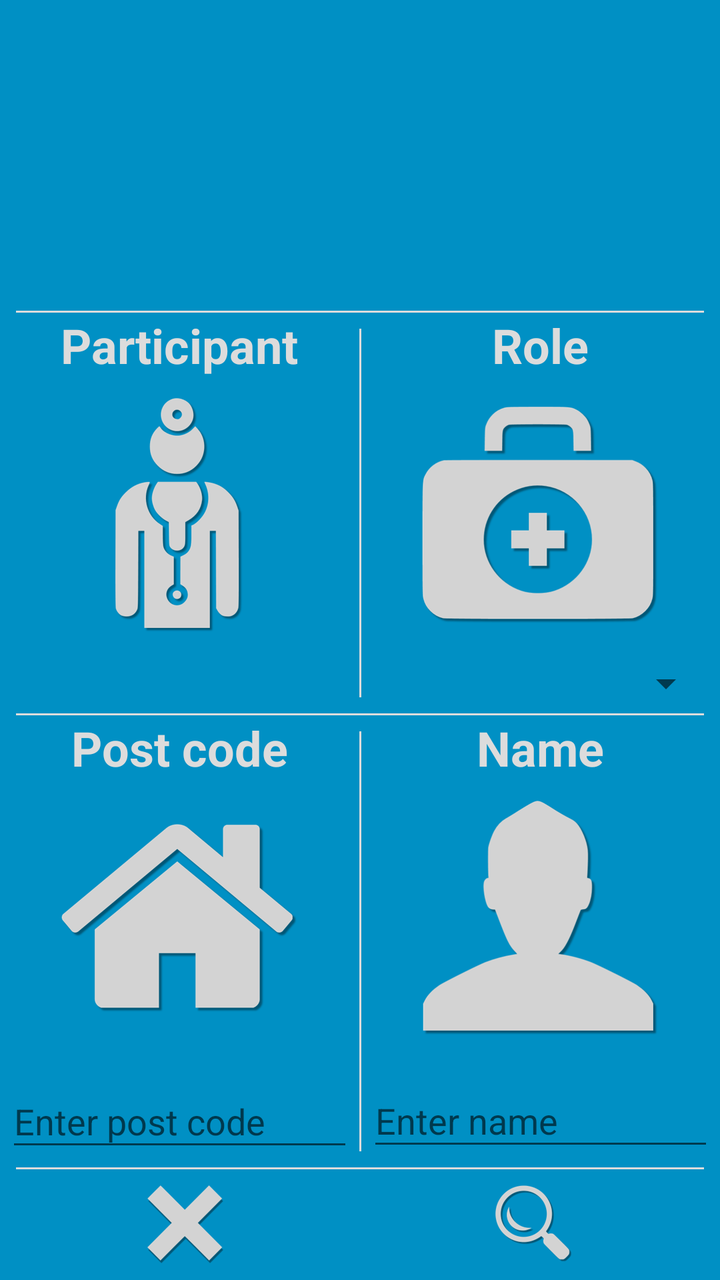
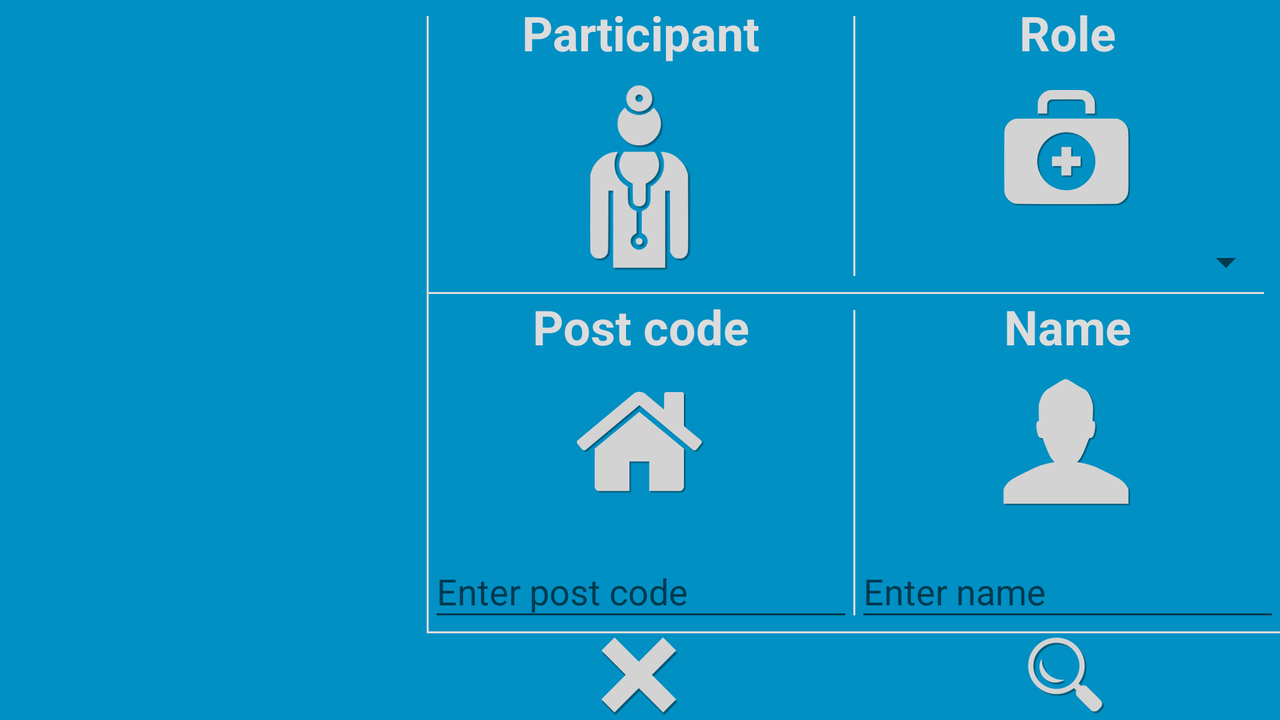

Compare how this app lays out the same screen by default and in its alternative resource folder. The renders come first, then the two layout files and the values they reference.
<!-- AndroidManifest.xml: application theme AppTheme -->
<!-- res/layout/fragment_search_participant.xml -->
<RelativeLayout xmlns:android="http://schemas.android.com/apk/res/android"
    xmlns:app="http://schemas.android.com/apk/res-auto"
    xmlns:tools="http://schemas.android.com/tools"
    android:id="@+id/search_participant"
    android:layout_width="match_parent"
    android:layout_height="match_parent"
    android:background="@color/colorBackground"
    tools:context="eu.credential.app.patient.ui.searchParticipant.SearchParticipant">

    <LinearLayout
        android:layout_width="match_parent"
        android:layout_height="match_parent"
        android:orientation="vertical">

        <ImageView
            android:layout_width="match_parent"
            android:layout_height="wrap_content"
            android:layout_margin="3dp"
            android:layout_weight="1"
            android:contentDescription="@string/search_logo"
            android:cropToPadding="true"
            android:scaleType="fitCenter"
            app:srcCompat="@drawable/search_icon" />

        <LinearLayout
            android:layout_width="match_parent"
            android:layout_height="wrap_content"
            android:orientation="vertical">

            <View
                android:layout_width="match_parent"
                android:layout_height="1dp"
                android:layout_marginLeft="8dp"
                android:layout_marginRight="8dp"
                android:background="@color/colorPrimary" />

            <LinearLayout
                android:id="@+id/first_block"
                android:layout_width="match_parent"
                android:layout_height="wrap_content"
                android:orientation="horizontal">

                <LinearLayout
                    android:layout_width="match_parent"
                    android:layout_height="wrap_content"
                    android:layout_weight="1"
                    android:orientation="vertical"
                    tools:ignore="NestedWeights">

                    <TextView
                        android:id="@+id/participant_title"
                        android:layout_width="wrap_content"
                        android:layout_height="wrap_content"
                        android:layout_gravity="center"
                        android:text="@string/participant"
                        android:textColor="@color/colorPrimary"
                        android:textSize="24sp"
                        android:textStyle="bold" />

                    <ImageView
                        android:id="@+id/imageView_person_role"
                        android:layout_width="wrap_content"
                        android:layout_height="0dp"
                        android:layout_gravity="center"
                        android:layout_margin="10dp"
                        android:layout_weight="0.5"
                        android:adjustViewBounds="true"
                        android:contentDescription="@string/doctor_logo"
                        android:scaleType="fitCenter"
                        app:srcCompat="@mipmap/doctor"
                        tools:ignore="ObsoleteLayoutParam" />

                </LinearLayout>

                <View
                    android:layout_width="1dp"
                    android:layout_height="match_parent"
                    android:layout_marginBottom="8dp"
                    android:layout_marginTop="8dp"
                    android:background="@color/colorPrimary" />

                <LinearLayout
                    android:layout_width="match_parent"
                    android:layout_height="wrap_content"
                    android:layout_weight="1"
                    android:orientation="vertical">

                    <TextView
                        android:id="@+id/role_title"
                        android:layout_width="wrap_content"
                        android:layout_height="wrap_content"
                        android:layout_gravity="center"
                        android:text="@string/role"
                        android:textColor="@color/colorPrimary"
                        android:textSize="24sp"
                        android:textStyle="bold" />

                    <ImageView
                        android:id="@+id/imageView_person_profession"
                        android:layout_width="wrap_content"
                        android:layout_height="0dp"
                        android:layout_gravity="center"
                        android:layout_margin="10dp"
                        android:layout_weight="0.5"
                        android:adjustViewBounds="true"
                        android:contentDescription="@string/doctor_role_logo"
                        android:scaleType="fitCenter"
                        app:srcCompat="@mipmap/doctor_suitecase" />

                    <Spinner
                        android:id="@+id/spinner_profession"
                        android:layout_width="match_parent"
                        android:layout_height="wrap_content"
                        android:layout_gravity="center"
                        android:layout_margin="3dp"
                        android:contentDescription="@string/role_spinner"
                        android:spinnerMode="dialog" />
                </LinearLayout>
            </LinearLayout>

            <View
                android:id="@+id/first_line"
                android:layout_width="match_parent"
                android:layout_height="1dp"
                android:layout_marginLeft="8dp"
                android:layout_marginRight="8dp"
                android:background="@color/colorPrimary" />

            <LinearLayout
                android:id="@+id/second_block"
                android:layout_width="match_parent"
                android:layout_height="wrap_content"
                android:orientation="horizontal">

                <LinearLayout
                    android:layout_width="match_parent"
                    android:layout_height="wrap_content"
                    android:layout_weight="1"
                    android:orientation="vertical"
                    tools:ignore="NestedWeights">

                    <TextView
                        android:id="@+id/post_title"
                        android:layout_width="wrap_content"
                        android:layout_height="wrap_content"
                        android:layout_gravity="center"
                        android:text="@string/post_code"
                        android:textColor="@color/colorPrimary"
                        android:textSize="24sp"
                        android:textStyle="bold" />

                    <ImageView
                        android:id="@+id/imageView_person_city"
                        android:layout_width="wrap_content"
                        android:layout_height="0dp"
                        android:layout_gravity="center"
                        android:layout_margin="10dp"
                        android:layout_weight="0.5"
                        android:adjustViewBounds="true"
                        android:contentDescription="@string/city_logo"
                        android:scaleType="fitCenter"
                        app:srcCompat="@mipmap/house" />

                    <android.support.design.widget.TextInputLayout
                        android:layout_width="match_parent"
                        android:layout_height="wrap_content">

                        <AutoCompleteTextView
                            android:id="@+id/participant_city"
                            android:layout_width="match_parent"
                            android:layout_height="wrap_content"
                            android:contentDescription="@string/city_input"
                            android:layout_gravity="center"
                            android:layout_margin="3dp"
                            android:hint="@string/enter_post_code"
                            android:imeOptions="actionDone"
                            android:singleLine="true" />
                    </android.support.design.widget.TextInputLayout>

                </LinearLayout>

                <View
                    android:layout_width="1dp"
                    android:layout_height="match_parent"
                    android:layout_marginBottom="8dp"
                    android:layout_marginTop="8dp"
                    android:background="@color/colorPrimary" />

                <LinearLayout
                    android:layout_width="match_parent"
                    android:layout_height="wrap_content"
                    android:layout_weight="1"
                    android:orientation="vertical">

                    <TextView
                        android:id="@+id/name_title"
                        android:layout_width="wrap_content"
                        android:layout_height="wrap_content"
                        android:layout_gravity="center"
                        android:text="@string/name"
                        android:textColor="@color/colorPrimary"
                        android:textSize="24sp"
                        android:textStyle="bold" />

                    <ImageView
                        android:id="@+id/imageView_person_name"
                        android:layout_width="wrap_content"
                        android:layout_height="0dp"
                        android:layout_gravity="center"
                        android:layout_margin="10dp"
                        android:layout_weight="0.5"
                        android:adjustViewBounds="true"
                        android:contentDescription="@string/user_logo"
                        android:scaleType="fitCenter"
                        app:srcCompat="@mipmap/user" />

                    <android.support.design.widget.TextInputLayout
                        android:layout_width="match_parent"
                        android:layout_height="wrap_content">

                        <AutoCompleteTextView
                            android:id="@+id/participant_name"
                            android:layout_width="match_parent"
                            android:layout_height="wrap_content"
                            android:contentDescription="@string/doctor_name_input"
                            android:layout_gravity="center"
                            android:layout_margin="3dp"
                            android:hint="@string/enter_name"
                            android:imeOptions="actionDone"
                            android:singleLine="true" />
                    </android.support.design.widget.TextInputLayout>

                </LinearLayout>
            </LinearLayout>

            <View
                android:id="@+id/second_line"
                android:layout_width="match_parent"
                android:layout_height="1dp"
                android:layout_marginLeft="8dp"
                android:layout_marginRight="8dp"
                android:background="@color/colorPrimary" />

            <LinearLayout
                android:layout_width="match_parent"
                android:layout_height="wrap_content"
                android:layout_margin="6dp"
                android:orientation="horizontal">

                <LinearLayout
                    android:layout_width="wrap_content"
                    android:layout_height="wrap_content"
                    android:layout_weight="1"
                    android:orientation="vertical">

                    <ImageButton
                        android:id="@+id/button_clear_participant_search"
                        android:layout_width="wrap_content"
                        android:layout_height="wrap_content"
                        android:layout_gravity="center"
                        android:layout_margin="2dp"
                        android:background="@drawable/x_button"
                        android:contentDescription="@string/delete_search_button" />
                </LinearLayout>

                <LinearLayout
                    android:layout_width="wrap_content"
                    android:layout_height="wrap_content"
                    android:layout_weight="1"
                    android:orientation="vertical">

                    <ImageButton
                        android:id="@+id/button_search_participant"
                        android:layout_width="wrap_content"
                        android:layout_height="wrap_content"
                        android:layout_gravity="center"
                        android:layout_margin="2dp"
                        android:background="@drawable/search_button"
                        android:contentDescription="@string/search" />
                </LinearLayout>
            </LinearLayout>
        </LinearLayout>
    </LinearLayout>
</RelativeLayout>
<!-- resources referenced by this layout -->
<resources>
  <color name="colorBackground">#0090c4</color>
  <color name="colorPrimary">#dcdcdc</color>
  <!-- drawable search_button (drawable) -->
  <?xml version="1.0" encoding="utf-8"?>
  <selector xmlns:android="http://schemas.android.com/apk/res/android">
      <item
          android:state_enabled="false"
          android:drawable="@mipmap/search_inactiv" />
      <item
          android:state_pressed="true"
          android:state_enabled="true"
          android:drawable="@mipmap/search_activ" />
      <item
          android:state_focused="true"
          android:state_enabled="true"
          android:drawable="@mipmap/search_activ" />
      <item
          android:state_enabled="true"
          android:drawable="@mipmap/search_inactiv" />
  </selector>
  <!-- drawable x_button (drawable) -->
  <?xml version="1.0" encoding="utf-8"?>
  <selector xmlns:android="http://schemas.android.com/apk/res/android">
      <item
          android:state_enabled="false"
          android:drawable="@mipmap/x_inactiv" />
      <item
          android:state_pressed="true"
          android:state_enabled="true"
          android:drawable="@mipmap/x_activ" />
      <item
          android:state_focused="true"
          android:state_enabled="true"
          android:drawable="@mipmap/x_activ" />
      <item
          android:state_enabled="true"
          android:drawable="@mipmap/x_inactiv" />
  </selector>
  <!-- mipmap doctor: png bitmap (mipmap-hdpi, 11194 bytes) -->
  <!-- mipmap doctor_suitecase: png bitmap (mipmap-hdpi, 10362 bytes) -->
  <!-- mipmap house: png bitmap (drawable, 4267 bytes) -->
  <!-- mipmap user: png bitmap (drawable, 4558 bytes) -->
  <string name="city_input">City or post code input</string>
  <string name="city_logo">City logo</string>
  <string name="delete_search_button">Delete all search parameters button</string>
  <string name="doctor_logo">Doctor logo</string>
  <string name="doctor_name_input">Doctor name or surname input</string>
  <string name="doctor_role_logo">Doctors logo role</string>
  <string name="enter_name">Enter name</string>
  <string name="enter_post_code">Enter post code</string>
  <string name="name">Name</string>
  <string name="participant">Participant</string>
  <string name="post_code">Post code</string>
  <string name="role">Role</string>
  <string name="role_spinner">Choose doctors role</string>
  <string name="search">Search button</string>
  <string name="search_logo">Search logo</string>
  <string name="user_logo">User logo</string>
  <style name="AppTheme" parent="Theme.AppCompat.Light.NoActionBar">
          
          <item name="colorPrimary">@color/colorAccent</item>
          <item name="android:colorBackground">@color/colorBackground</item>
          <item name="colorPrimaryDark">@color/colorPrimaryDark</item>
          <item name="colorAccent">@color/colorAccent</item>
      </style>
  <color name="colorAccent">#1270b7</color>
  <color name="colorPrimaryDark">#007dab</color>
</resources>
<!-- res/layout-land/fragment_search_participant.xml (the author's variant of the layout above) -->
<!-- drawn on the phone turned sideways -->
<LinearLayout xmlns:android="http://schemas.android.com/apk/res/android"
    xmlns:app="http://schemas.android.com/apk/res-auto"
    xmlns:tools="http://schemas.android.com/tools"
    android:id="@+id/search_participant"
    android:layout_width="match_parent"
    android:layout_height="match_parent"
    android:background="@color/colorBackground"
    android:orientation="horizontal"
    tools:context="eu.credential.app.patient.ui.searchParticipant.SearchParticipant">

    <LinearLayout
        android:layout_width="match_parent"
        android:layout_height="match_parent"
        android:orientation="horizontal">

        <ImageView
            android:layout_width="match_parent"
            android:layout_height="wrap_content"
            android:layout_gravity="center"
            android:layout_margin="3dp"
            android:layout_weight="2"
            android:contentDescription="@string/search_logo"
            android:cropToPadding="true"
            android:scaleType="fitCenter"
            app:srcCompat="@drawable/search_icon" />

        <LinearLayout
            android:layout_width="match_parent"
            android:layout_height="match_parent"
            android:layout_weight="1"
            android:orientation="vertical">

            <LinearLayout
                android:id="@+id/first_block"
                android:layout_width="match_parent"
                android:layout_height="wrap_content"
                android:layout_weight="1"
                android:orientation="horizontal">

                <View
                    android:layout_width="1dp"
                    android:layout_height="match_parent"
                    android:layout_marginTop="8dp"
                    android:background="@color/colorPrimary" />

                <LinearLayout
                    android:layout_width="match_parent"
                    android:layout_height="wrap_content"
                    android:layout_weight="1"
                    android:orientation="vertical"
                    tools:ignore="NestedWeights">

                    <TextView
                        android:id="@+id/participant_title"
                        android:layout_width="wrap_content"
                        android:layout_height="wrap_content"
                        android:layout_gravity="center"
                        android:text="@string/participant"
                        android:textColor="@color/colorPrimary"
                        android:textSize="24sp"
                        android:textStyle="bold" />

                    <ImageView
                        android:id="@+id/imageView_person_role"
                        android:layout_width="wrap_content"
                        android:layout_height="0dp"
                        android:layout_gravity="center"
                        android:layout_margin="10dp"
                        android:layout_weight="0.5"
                        android:adjustViewBounds="true"
                        android:contentDescription="@string/doctor_logo"
                        android:scaleType="fitCenter"
                        app:srcCompat="@mipmap/doctor"
                        tools:ignore="ObsoleteLayoutParam" />

                </LinearLayout>

                <View
                    android:layout_width="1dp"
                    android:layout_height="match_parent"
                    android:layout_marginBottom="8dp"
                    android:layout_marginTop="8dp"
                    android:background="@color/colorPrimary" />

                <LinearLayout
                    android:layout_width="match_parent"
                    android:layout_height="wrap_content"
                    android:layout_weight="1"
                    android:orientation="vertical">

                    <TextView
                        android:id="@+id/role_title"
                        android:layout_width="wrap_content"
                        android:layout_height="wrap_content"
                        android:layout_gravity="center"
                        android:text="@string/role"
                        android:textColor="@color/colorPrimary"
                        android:textSize="24sp"
                        android:textStyle="bold" />

                    <ImageView
                        android:id="@+id/imageView_person_profession"
                        android:layout_width="wrap_content"
                        android:layout_height="0dp"
                        android:layout_gravity="center"
                        android:layout_margin="10dp"
                        android:layout_weight="0.5"
                        android:adjustViewBounds="true"
                        android:contentDescription="@string/doctor_role_logo"
                        android:scaleType="fitCenter"
                        app:srcCompat="@mipmap/doctor_suitecase" />

                    <Spinner
                        android:id="@+id/spinner_profession"
                        android:layout_width="match_parent"
                        android:layout_height="wrap_content"
                        android:layout_gravity="center"
                        android:layout_margin="3dp"
                        android:contentDescription="@string/role_spinner"
                        android:spinnerMode="dialog" />
                </LinearLayout>
            </LinearLayout>

            <View
                android:id="@+id/first_line"
                android:layout_width="match_parent"
                android:layout_height="1dp"

                android:layout_marginRight="8dp"
                android:background="@color/colorPrimary" />

            <LinearLayout
                android:id="@+id/second_block"
                android:layout_width="match_parent"
                android:layout_height="wrap_content"
                android:layout_weight="1"
                android:orientation="horizontal">

                <View
                    android:layout_width="1dp"
                    android:layout_height="match_parent"
                    android:background="@color/colorPrimary" />

                <LinearLayout
                    android:layout_width="match_parent"
                    android:layout_height="wrap_content"
                    android:layout_weight="1"
                    android:orientation="vertical"
                    tools:ignore="NestedWeights">

                    <TextView
                        android:id="@+id/post_title"
                        android:layout_width="wrap_content"
                        android:layout_height="wrap_content"
                        android:layout_gravity="center"
                        android:text="@string/post_code"
                        android:textColor="@color/colorPrimary"
                        android:textSize="24sp"
                        android:textStyle="bold" />

                    <ImageView
                        android:id="@+id/imageView_person_city"
                        android:layout_width="wrap_content"
                        android:layout_height="0dp"
                        android:layout_gravity="center"
                        android:layout_margin="10dp"
                        android:layout_weight="0.5"
                        android:adjustViewBounds="true"
                        android:contentDescription="@string/city_logo"
                        android:scaleType="fitCenter"
                        app:srcCompat="@mipmap/house" />

                    <android.support.design.widget.TextInputLayout
                        android:layout_width="match_parent"
                        android:layout_height="wrap_content">

                        <AutoCompleteTextView
                            android:id="@+id/participant_city"
                            android:layout_width="match_parent"
                            android:layout_height="wrap_content"
                            android:contentDescription="@string/city_input"
                            android:hint="@string/enter_post_code"
                            android:imeOptions="actionDone"
                            android:singleLine="true" />
                    </android.support.design.widget.TextInputLayout>

                </LinearLayout>

                <View
                    android:layout_width="1dp"
                    android:layout_height="match_parent"
                    android:layout_marginBottom="8dp"
                    android:layout_marginTop="8dp"
                    android:background="@color/colorPrimary" />

                <LinearLayout
                    android:layout_width="match_parent"
                    android:layout_height="wrap_content"
                    android:layout_weight="1"
                    android:orientation="vertical">

                    <TextView
                        android:id="@+id/name_title"
                        android:layout_width="wrap_content"
                        android:layout_height="wrap_content"
                        android:layout_gravity="center"
                        android:text="@string/name"
                        android:textColor="@color/colorPrimary"
                        android:textSize="24sp"
                        android:textStyle="bold" />

                    <ImageView
                        android:id="@+id/imageView_person_name"
                        android:layout_width="wrap_content"
                        android:layout_height="0dp"
                        android:layout_gravity="center"
                        android:layout_margin="10dp"
                        android:layout_weight="0.5"
                        android:adjustViewBounds="true"
                        android:contentDescription="@string/user_logo"
                        android:scaleType="fitCenter"
                        app:srcCompat="@mipmap/user" />

                    <android.support.design.widget.TextInputLayout
                        android:layout_width="match_parent"
                        android:layout_height="wrap_content">

                        <AutoCompleteTextView
                            android:id="@+id/participant_name"
                            android:layout_width="match_parent"
                            android:layout_height="wrap_content"
                            android:contentDescription="@string/doctor_name_input"
                            android:hint="@string/enter_name"
                            android:imeOptions="actionDone"
                            android:singleLine="true" />
                    </android.support.design.widget.TextInputLayout>

                </LinearLayout>
            </LinearLayout>

            <View
                android:id="@+id/second_line"
                android:layout_width="match_parent"
                android:layout_height="1dp"
                android:background="@color/colorPrimary" />

            <LinearLayout
                android:layout_width="match_parent"
                android:layout_height="wrap_content"
                android:baselineAligned="false"
                android:orientation="horizontal">

                <LinearLayout
                    android:layout_width="wrap_content"
                    android:layout_height="wrap_content"
                    android:layout_weight="1"
                    android:orientation="vertical">

                    <ImageButton
                        android:id="@+id/button_clear_participant_search"
                        android:layout_width="wrap_content"
                        android:layout_height="wrap_content"
                        android:layout_gravity="center"
                        android:layout_margin="2dp"
                        android:background="@drawable/x_button"
                        android:contentDescription="@string/delete_search_button" />
                </LinearLayout>

                <LinearLayout
                    android:layout_width="wrap_content"
                    android:layout_height="wrap_content"
                    android:layout_weight="1"
                    android:orientation="vertical">

                    <ImageButton
                        android:id="@+id/button_search_participant"
                        android:layout_width="wrap_content"
                        android:layout_height="wrap_content"
                        android:layout_gravity="center"
                        android:layout_margin="2dp"
                        android:background="@drawable/search_button"
                        android:contentDescription="@string/search" />
                </LinearLayout>
            </LinearLayout>
        </LinearLayout>
    </LinearLayout>
</LinearLayout>
